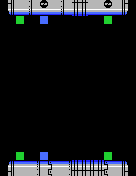

This game map was drawn from its Tiled (.tmx) file and the tilesets committed beside it. A one-line description and the full map source follow:
An orthogonal 17x22 tile map with 8x8 px tiles, 1 tile layer (Tile Layer 1).

<map version="1.2" tiledversion="1.3.2" orientation="orthogonal" renderorder="right-down" compressionlevel="0" width="17" height="22" tilewidth="8" tileheight="8" infinite="0" nextlayerid="2" nextobjectid="1">
 <tileset firstgid="1" name="moai-tiles" tilewidth="8" tileheight="8" tilecount="256" columns="16">
  <image source="tech-tiles.png" width="128" height="128" />
 </tileset>
 <layer id="1" name="Tile Layer 1" width="17" height="22">
  <data encoding="csv">
1,11,12,13,12,241,12,13,12,14,14,12,12,241,12,16,1,
1,85,86,87,86,86,86,87,86,88,88,86,86,86,86,90,1,
1,1,256,1,1,255,1,1,1,1,1,1,1,256,1,1,1,
1,1,1,1,1,1,1,1,1,1,1,1,1,1,1,1,1,
1,1,1,1,1,1,1,1,1,1,1,1,1,1,1,1,1,
1,1,1,1,1,1,1,1,1,1,1,1,1,1,1,1,1,
1,1,1,1,1,1,1,1,1,1,1,1,1,1,1,1,1,
1,1,1,1,1,1,1,1,1,1,1,1,1,1,1,1,1,
1,1,1,1,1,1,1,1,1,1,1,1,1,1,1,1,1,
1,1,1,1,1,1,1,1,1,1,1,1,1,1,1,1,1,
1,1,1,1,1,1,1,1,1,1,1,1,1,1,1,1,1,
1,1,1,1,1,1,1,1,1,1,1,1,1,1,1,1,1,
1,1,1,1,1,1,1,1,1,1,1,1,1,1,1,1,1,
1,1,1,1,1,1,1,1,1,1,1,1,1,1,1,1,1,
1,1,1,1,1,1,1,1,1,1,1,1,1,1,1,1,1,
1,1,1,1,1,1,1,1,1,1,1,1,1,1,1,1,1,
1,1,1,1,1,1,1,1,1,1,1,1,1,1,1,1,1,
1,1,1,1,1,1,1,1,1,1,1,1,1,1,1,1,1,
1,1,1,1,1,1,1,1,1,1,1,1,1,1,1,1,1,
1,1,256,1,1,255,1,1,1,1,1,1,1,256,1,1,1,
1,5,6,6,7,6,9,6,7,8,8,8,8,9,6,10,1,
1,11,12,12,13,12,15,12,13,14,14,14,14,15,12,16,1
</data>
 </layer>
</map>
